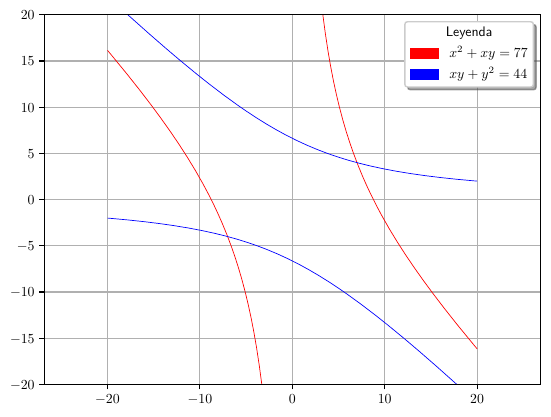

Source code (Python):
#!/usr/bin/env python

"""Programa p2_plot.py"""

from scipy.optimize import fsolve
import numpy as np
import matplotlib.pyplot as plt
import matplotlib.patches as mpatches

plt.rcParams["text.usetex"] = True
plt.rcParams["font.serif"] = ["Computer Modern"]
# plt.rcParams["figure.autolayout"] = True
# plt.rcParams["figure.figsize"] = [10, 10]

nx = 201
x = np.linspace(start=-20.0, stop=20.0, num=nx)

x_, y_ = np.meshgrid(x, x)
equation_1 = x_**2 + x_ * y_ - 77
equation_2 = x_ * y_ + y_**2 - 44

root_0 = fsolve(
    func=lambda x: [x[0] ** 2 + x[0] * x[1] - 77, x[0] * x[1] + x[1] ** 2 - 44],
    x0=[-10, 0],
)

root_1 = fsolve(
    func=lambda x: [x[0] ** 2 + x[0] * x[1] - 77, x[0] * x[1] + x[1] ** 2 - 44],
    x0=[0, 10],
)

if __name__ == "__main__":
    fig, ax = plt.subplots()
    ax.grid()
    # ax.plot(x, y, "b", lw=0.5)
    # https://matplotlib.org/stable/gallery/subplots_axes_and_figures/axis_equal_demo.html
    # https://stackoverflow.com/a/39500357/9302545
    ax.axis("equal")
    CS_1 = ax.contour(x_, y_, equation_1, [0], linewidths=0.5, colors=["red"])
    CS_2 = ax.contour(x_, y_, equation_2, [0], linewidths=0.5, colors=["blue"])
    # h, _ = CS.legend_elements()
    # label=r"$x + y = 24$"
    black_patch = mpatches.Patch(
        color="red", label=r"$x^{2} + xy = 77$", linewidth=0.1, linestyle="-"
    )
    red_patch = mpatches.Patch(
        color="blue", label=r"$xy + y^{2}= 44$", linewidth=0.1, linestyle="-"
    )
    ax.legend(
        handles=[black_patch, red_patch], shadow=True, title="Leyenda", fancybox=True
    )
    fig.savefig("p2_plot.pdf", transparent=True, bbox_inches="tight")
    print(f"Ceros: {root_0}, {root_1}")
